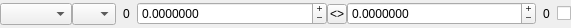
<?xml version="1.0" encoding="UTF-8"?>
<ui version="4.0">
 <class>ShMappingWidget</class>
 <widget class="QWidget" name="ShMappingWidget">
  <property name="geometry">
   <rect>
    <x>0</x>
    <y>0</y>
    <width>571</width>
    <height>28</height>
   </rect>
  </property>
  <property name="windowTitle">
   <string>Form</string>
  </property>
  <layout class="QHBoxLayout" name="horizontalLayout">
   <property name="spacing">
    <number>0</number>
   </property>
   <property name="margin">
    <number>0</number>
   </property>
   <item>
    <widget class="QComboBox" name="cbVal">
     <property name="palette">
      <palette>
       <active>
        <colorrole role="WindowText">
         <brush brushstyle="SolidPattern">
          <color alpha="255">
           <red>0</red>
           <green>0</green>
           <blue>0</blue>
          </color>
         </brush>
        </colorrole>
        <colorrole role="Text">
         <brush brushstyle="SolidPattern">
          <color alpha="255">
           <red>0</red>
           <green>0</green>
           <blue>0</blue>
          </color>
         </brush>
        </colorrole>
        <colorrole role="ButtonText">
         <brush brushstyle="SolidPattern">
          <color alpha="255">
           <red>0</red>
           <green>0</green>
           <blue>0</blue>
          </color>
         </brush>
        </colorrole>
       </active>
       <inactive>
        <colorrole role="WindowText">
         <brush brushstyle="SolidPattern">
          <color alpha="255">
           <red>0</red>
           <green>0</green>
           <blue>0</blue>
          </color>
         </brush>
        </colorrole>
        <colorrole role="Text">
         <brush brushstyle="SolidPattern">
          <color alpha="255">
           <red>0</red>
           <green>0</green>
           <blue>0</blue>
          </color>
         </brush>
        </colorrole>
        <colorrole role="ButtonText">
         <brush brushstyle="SolidPattern">
          <color alpha="255">
           <red>0</red>
           <green>0</green>
           <blue>0</blue>
          </color>
         </brush>
        </colorrole>
       </inactive>
       <disabled>
        <colorrole role="WindowText">
         <brush brushstyle="SolidPattern">
          <color alpha="255">
           <red>121</red>
           <green>125</green>
           <blue>121</blue>
          </color>
         </brush>
        </colorrole>
        <colorrole role="Text">
         <brush brushstyle="SolidPattern">
          <color alpha="255">
           <red>121</red>
           <green>125</green>
           <blue>121</blue>
          </color>
         </brush>
        </colorrole>
        <colorrole role="ButtonText">
         <brush brushstyle="SolidPattern">
          <color alpha="255">
           <red>121</red>
           <green>125</green>
           <blue>121</blue>
          </color>
         </brush>
        </colorrole>
       </disabled>
      </palette>
     </property>
     <property name="minimumContentsLength">
      <number>0</number>
     </property>
    </widget>
   </item>
   <item>
    <widget class="QComboBox" name="cbMap">
     <property name="maximumSize">
      <size>
       <width>44</width>
       <height>16777215</height>
      </size>
     </property>
     <property name="sizeAdjustPolicy">
      <enum>QComboBox::AdjustToContents</enum>
     </property>
     <property name="minimumContentsLength">
      <number>1</number>
     </property>
    </widget>
   </item>
   <item>
    <widget class="QToolButton" name="tbMin">
     <property name="text">
      <string>0</string>
     </property>
     <property name="toolButtonStyle">
      <enum>Qt::ToolButtonTextOnly</enum>
     </property>
     <property name="autoRaise">
      <bool>true</bool>
     </property>
    </widget>
   </item>
   <item>
    <widget class="QDoubleSpinBox" name="dsMin">
     <property name="sizePolicy">
      <sizepolicy hsizetype="Expanding" vsizetype="Fixed">
       <horstretch>0</horstretch>
       <verstretch>0</verstretch>
      </sizepolicy>
     </property>
     <property name="buttonSymbols">
      <enum>QAbstractSpinBox::PlusMinus</enum>
     </property>
     <property name="accelerated">
      <bool>true</bool>
     </property>
     <property name="decimals">
      <number>7</number>
     </property>
     <property name="minimum">
      <double>-339999999999999996123846586046231871488.000000000000000</double>
     </property>
     <property name="maximum">
      <double>339999999999999996123846586046231871488.000000000000000</double>
     </property>
     <property name="value">
      <double>0.000000000000000</double>
     </property>
    </widget>
   </item>
   <item>
    <widget class="QToolButton" name="tbSwitch">
     <property name="minimumSize">
      <size>
       <width>20</width>
       <height>20</height>
      </size>
     </property>
     <property name="maximumSize">
      <size>
       <width>20</width>
       <height>20</height>
      </size>
     </property>
     <property name="text">
      <string>&lt;&gt;</string>
     </property>
    </widget>
   </item>
   <item>
    <widget class="QDoubleSpinBox" name="dsMax">
     <property name="sizePolicy">
      <sizepolicy hsizetype="Expanding" vsizetype="Fixed">
       <horstretch>0</horstretch>
       <verstretch>0</verstretch>
      </sizepolicy>
     </property>
     <property name="buttonSymbols">
      <enum>QAbstractSpinBox::PlusMinus</enum>
     </property>
     <property name="accelerated">
      <bool>true</bool>
     </property>
     <property name="decimals">
      <number>7</number>
     </property>
     <property name="minimum">
      <double>-339999999999999996123846586046231871488.000000000000000</double>
     </property>
     <property name="maximum">
      <double>339999999999999996123846586046231871488.000000000000000</double>
     </property>
     <property name="value">
      <double>0.000000000000000</double>
     </property>
    </widget>
   </item>
   <item>
    <widget class="QToolButton" name="tbMax">
     <property name="text">
      <string>0</string>
     </property>
     <property name="toolButtonStyle">
      <enum>Qt::ToolButtonTextOnly</enum>
     </property>
     <property name="autoRaise">
      <bool>true</bool>
     </property>
    </widget>
   </item>
   <item>
    <widget class="QCheckBox" name="cbSync">
     <property name="text">
      <string/>
     </property>
    </widget>
   </item>
  </layout>
 </widget>
 <resources>
  <include location="../../glslDevil.qrc"/>
 </resources>
 <connections>
  <connection>
   <sender>cbVal</sender>
   <signal>activated(int)</signal>
   <receiver>ShMappingWidget</receiver>
   <slot>cbValActivated(int)</slot>
   <hints>
    <hint type="sourcelabel">
     <x>60</x>
     <y>21</y>
    </hint>
    <hint type="destinationlabel">
     <x>144</x>
     <y>26</y>
    </hint>
   </hints>
  </connection>
  <connection>
   <sender>cbMap</sender>
   <signal>activated(int)</signal>
   <receiver>ShMappingWidget</receiver>
   <slot>cbMapActivated(int)</slot>
   <hints>
    <hint type="sourcelabel">
     <x>103</x>
     <y>15</y>
    </hint>
    <hint type="destinationlabel">
     <x>288</x>
     <y>25</y>
    </hint>
   </hints>
  </connection>
  <connection>
   <sender>tbMin</sender>
   <signal>clicked()</signal>
   <receiver>ShMappingWidget</receiver>
   <slot>buttonClicked()</slot>
   <hints>
    <hint type="sourcelabel">
     <x>141</x>
     <y>12</y>
    </hint>
    <hint type="destinationlabel">
     <x>155</x>
     <y>0</y>
    </hint>
   </hints>
  </connection>
  <connection>
   <sender>tbMax</sender>
   <signal>clicked()</signal>
   <receiver>ShMappingWidget</receiver>
   <slot>buttonClicked()</slot>
   <hints>
    <hint type="sourcelabel">
     <x>538</x>
     <y>12</y>
    </hint>
    <hint type="destinationlabel">
     <x>534</x>
     <y>2</y>
    </hint>
   </hints>
  </connection>
  <connection>
   <sender>dsMin</sender>
   <signal>valueChanged(double)</signal>
   <receiver>ShMappingWidget</receiver>
   <slot>updateData()</slot>
   <hints>
    <hint type="sourcelabel">
     <x>280</x>
     <y>10</y>
    </hint>
    <hint type="destinationlabel">
     <x>279</x>
     <y>58</y>
    </hint>
   </hints>
  </connection>
  <connection>
   <sender>dsMax</sender>
   <signal>valueChanged(double)</signal>
   <receiver>ShMappingWidget</receiver>
   <slot>updateData()</slot>
   <hints>
    <hint type="sourcelabel">
     <x>445</x>
     <y>20</y>
    </hint>
    <hint type="destinationlabel">
     <x>447</x>
     <y>47</y>
    </hint>
   </hints>
  </connection>
  <connection>
   <sender>tbSwitch</sender>
   <signal>clicked()</signal>
   <receiver>ShMappingWidget</receiver>
   <slot>switchBoundaries()</slot>
   <hints>
    <hint type="sourcelabel">
     <x>349</x>
     <y>9</y>
    </hint>
    <hint type="destinationlabel">
     <x>346</x>
     <y>-9</y>
    </hint>
   </hints>
  </connection>
 </connections>
 <slots>
  <slot>cbValActivated(int)</slot>
  <slot>cbMapActivated(int)</slot>
  <slot>buttonClicked()</slot>
  <slot>updateData()</slot>
  <slot>switchBoundaries()</slot>
 </slots>
</ui>
